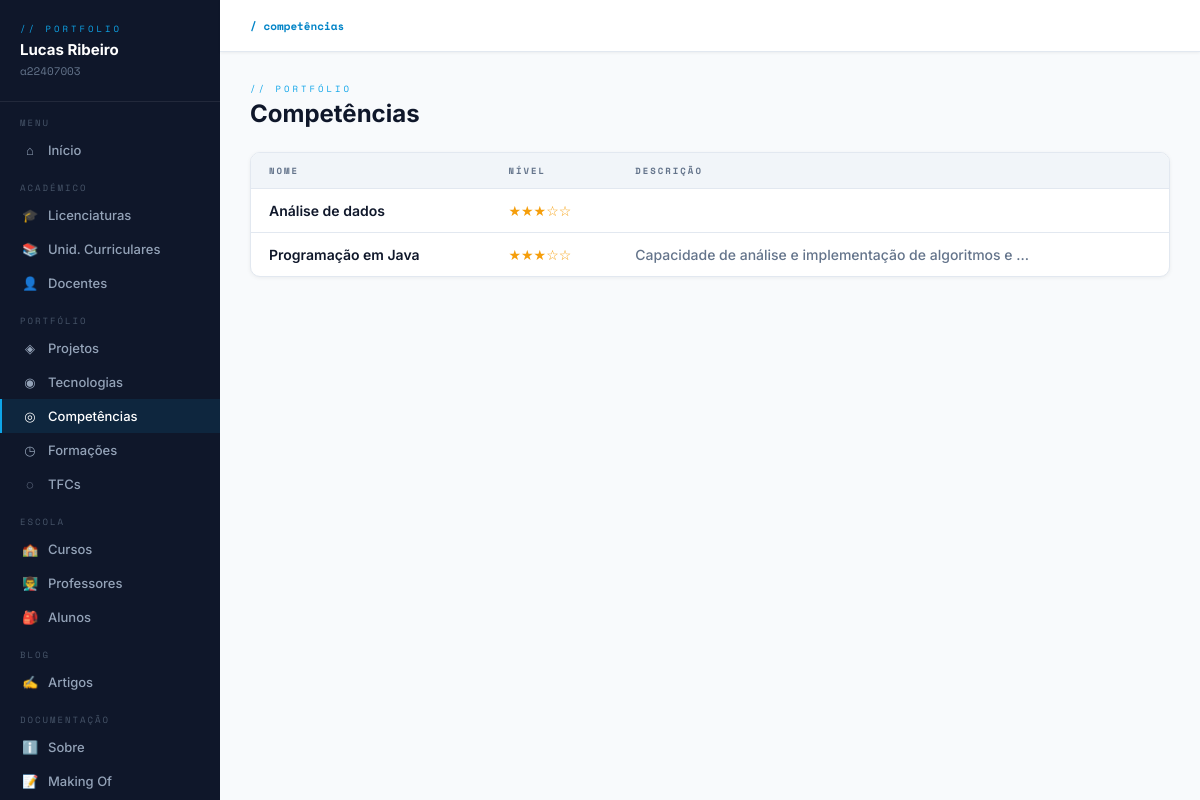
The page /competencias/ on the database its author committed.
### portfolio/models.py (models this page shows, shortened)
class Competencia(models.Model):
    NIVEIS = [(i, str(i)) for i in range(1, 6)]
    nome = models.CharField(max_length=100)
    descricao = models.TextField(blank=True)
    nivel = models.IntegerField(choices=NIVEIS, default=1)  # era CharField com variável inexistente
    tecnologias = models.ManyToManyField(Tecnologia, related_name='competencias', blank=True)

### portfolio/views.py (the view)
# urls.py: path('competencias/', views.competencias_list, name='competencias_list'),
def competencias_list(request):
    return render(request, 'portfolio/competencias_list.html', {'competencias': Competencia.objects.all()})

### portfolio/templates/portfolio/competencias_list.html (shortened to what this page needs)
{% extends 'portfolio/base.html' %}
{% load grupo_tags %}
{% block nav_comp %}active{% endblock %}
{% block breadcrumb %}<b>/ competências</b>{% endblock %}
{% block content %}
<div class="page-header">
    <div>
        <div class="page-label">// portfólio</div>
        <div class="page-title">Competências</div>
    </div>
</div>
<div class="card">
    <table>
        <thead>
            <tr>
                <th>Nome</th><th>Nível</th><th>Descrição</th>
            </tr>
        </thead>
        <tbody>
        {% for c in competencias %}
            <tr>
                <td class="text-dark">{{ c.nome }}</td>
                <td><span class="stars">{% for i in "12345" %}{% if forloop.counter <= c.nivel %}★{% else %}☆{% endif %}{% endfor %}</span></td>
                <td class="text-muted">{{ c.descricao|truncatechars:55 }}</td>
            </tr>
        {% empty %}
            <tr><td colspan="4"><div class="empty"><span>◎</span>Nenhuma competência adicionada ainda.</div></td></tr>
        {% endfor %}
        </tbody>
    </table>
</div>
{% endblock %}

### portfolio/templates/portfolio/base.html (style rules this page uses)
:root { --bg: #f8fafc; --bg2: #ffffff; --bg3: #f1f5f9; --border: #e2e8f0; --accent: #0ea5e9; --accent-dark: #0284c7; --green: #10b981; --danger: #ef4444; --warning: #f59e0b; --text: #0f172a; --muted: #64748b; --sidebar: #0f172a; }
* { margin:0; padding:0; box-sizing:border-box; }
body { background:var(--bg); color:var(--text); font-family:'Inter',sans-serif; display:flex; min-height:100vh; }
.breadcrumb b { color:var(--accent-dark); }
.page-header { display:flex; align-items:flex-end; justify-content:space-between; margin-bottom:24px; flex-wrap:wrap; gap:12px; }
.page-label { font-family:'Space Mono',monospace; font-size:9px; color:var(--accent); letter-spacing:3px; text-transform:uppercase; margin-bottom:4px; }
.page-title { font-size:24px; font-weight:700; color:var(--text); }
.card { background:var(--bg2); border:1px solid var(--border); border-radius:10px; overflow:hidden; box-shadow:0 1px 4px rgba(0,0,0,0.06); }
table { width:100%; border-collapse:collapse; }
thead { background:var(--bg3); border-bottom:1px solid var(--border); }
th { padding:11px 18px; font-family:'Space Mono',monospace; font-size:9px; color:var(--muted); letter-spacing:2px; text-transform:uppercase; text-align:left; font-weight:600; }
td { padding:13px 18px; font-size:14px; border-bottom:1px solid var(--border); vertical-align:middle; color:#0f172a; font-weight:500; }
tr:last-child td { border-bottom:none; }
.stars { color:var(--warning); font-size:14px; }
.text-dark { color:#0f172a !important; font-weight:600; }
.text-muted { color:#64748b; }

### rows shown on the page
Competencia: nome "Análise de dados", nivel 3 (drawn)
Competencia: nome "Programação em Java", nivel 3 (drawn), descricao "Capacidade de análise e implementação de algoritmos e …"
